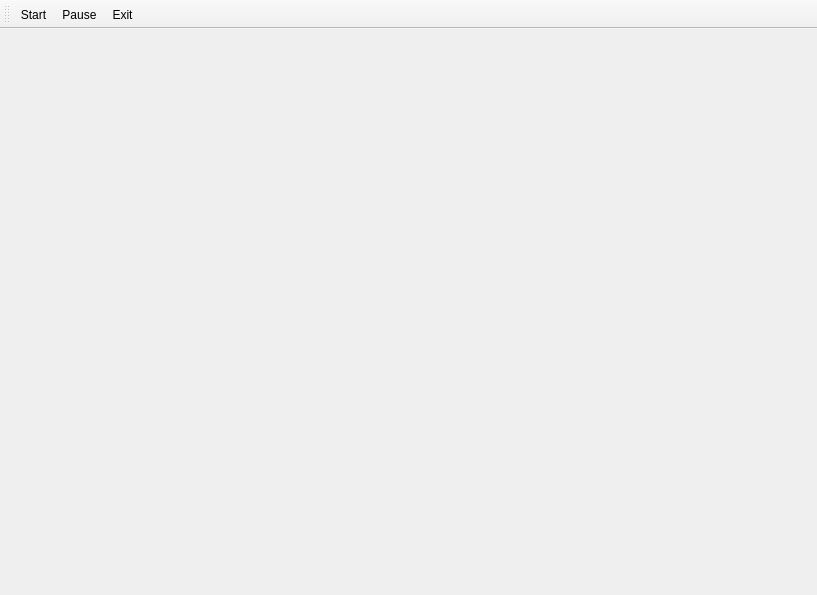
<?xml version="1.0" encoding="UTF-8"?>
<ui version="4.0">
 <class>AnatomyBrowser</class>
 <widget class="QMainWindow" name="AnatomyBrowser">
  <property name="geometry">
   <rect>
    <x>0</x>
    <y>0</y>
    <width>817</width>
    <height>595</height>
   </rect>
  </property>
  <property name="windowTitle">
   <string>Anatomy Browser (Version 1.0.0)</string>
  </property>
  <property name="windowIcon">
   <iconset resource="Icons/icons.qrc">
    <normaloff>:/Icons/help.png</normaloff>:/Icons/help.png</iconset>
  </property>
  <property name="iconSize">
   <size>
    <width>22</width>
    <height>22</height>
   </size>
  </property>
  <widget class="QWidget" name="centralwidget">
   <layout class="QVBoxLayout">
    <property name="spacing">
     <number>6</number>
    </property>
    <property name="leftMargin">
     <number>9</number>
    </property>
    <property name="topMargin">
     <number>9</number>
    </property>
    <property name="rightMargin">
     <number>9</number>
    </property>
    <property name="bottomMargin">
     <number>9</number>
    </property>
    <item>
     <widget class="QVTKWidget" name="vtkGraphViewWidget"/>
    </item>
   </layout>
  </widget>
  <widget class="QToolBar" name="toolBar">
   <property name="windowTitle">
    <string>toolBar</string>
   </property>
   <attribute name="toolBarArea">
    <enum>TopToolBarArea</enum>
   </attribute>
   <attribute name="toolBarBreak">
    <bool>false</bool>
   </attribute>
   <addaction name="actionStartBrowser"/>
   <addaction name="actionPauseBrowser"/>
   <addaction name="actionExit"/>
  </widget>
  <action name="actionExit">
   <property name="enabled">
    <bool>true</bool>
   </property>
   <property name="text">
    <string>Exit</string>
   </property>
   <property name="toolTip">
    <string>Exit</string>
   </property>
  </action>
  <action name="actionPauseBrowser">
   <property name="text">
    <string>Pause</string>
   </property>
   <property name="toolTip">
    <string>Pause</string>
   </property>
  </action>
  <action name="actionStartBrowser">
   <property name="text">
    <string>Start</string>
   </property>
   <property name="toolTip">
    <string>Start</string>
   </property>
  </action>
 </widget>
 <customwidgets>
  <customwidget>
   <class>QVTKWidget</class>
   <extends>QWidget</extends>
   <header>QVTKWidget.h</header>
  </customwidget>
 </customwidgets>
 <resources>
  <include location="Icons/icons.qrc"/>
 </resources>
 <connections/>
</ui>
